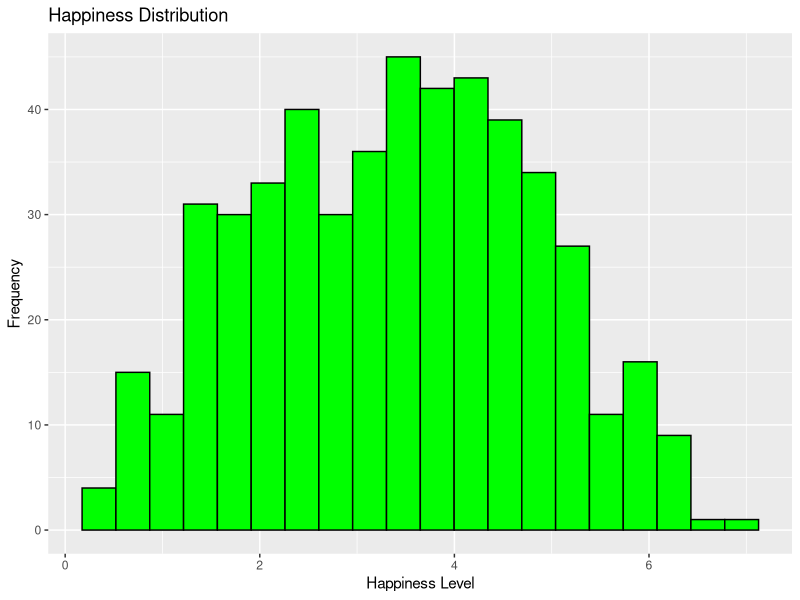
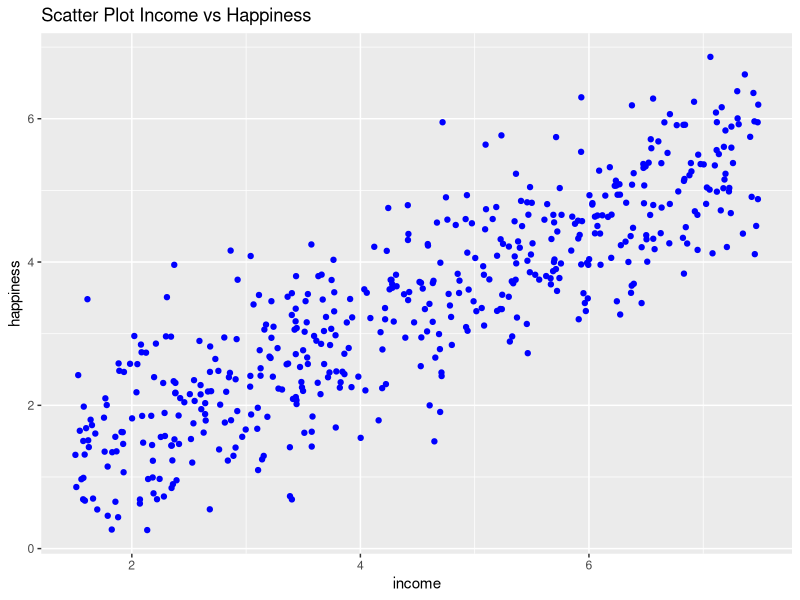
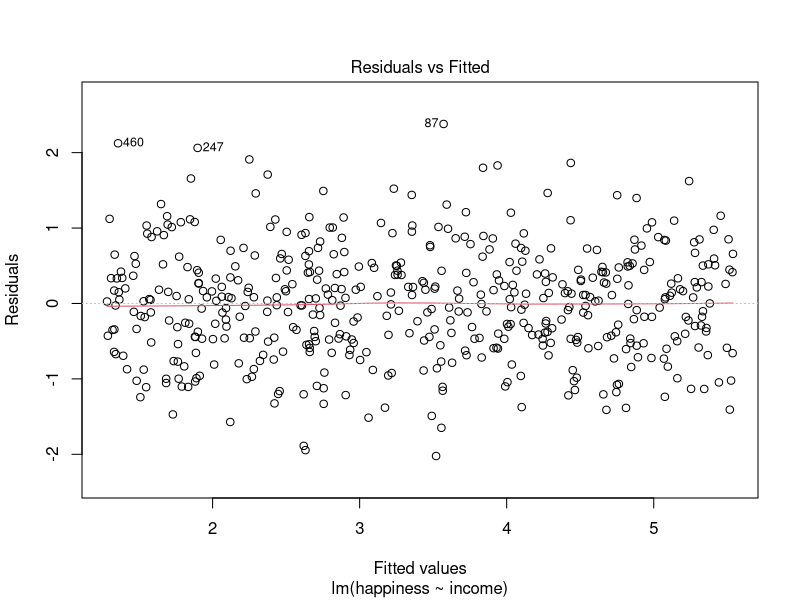
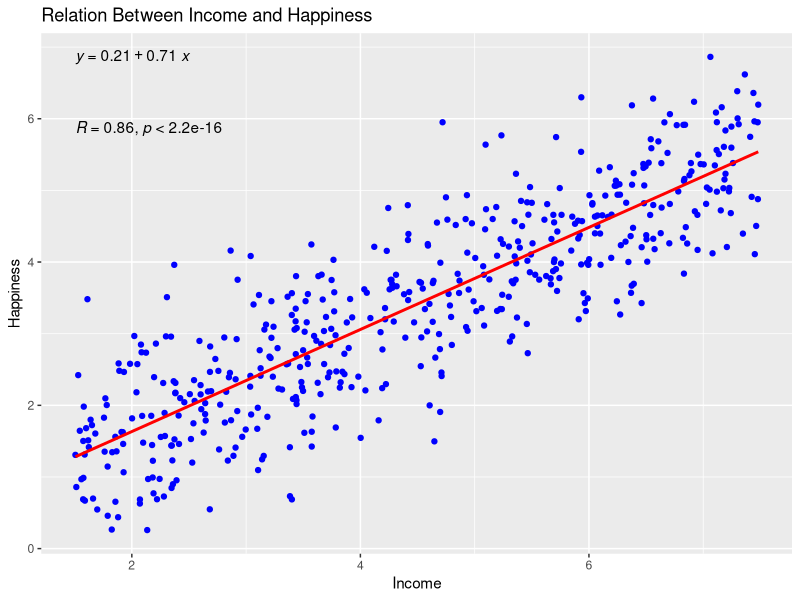

The R script that drew these images, in order:
library(ggplot2)
library(dplyr)
library(broom)
library(ggpubr)
library(readxl)

data <- read_excel("income_vs_happiness_dataset.xlsx")

head(data)
summary(data)
str(data)

data <- data %>% 
  mutate(
    happiness = as.numeric(happiness),
    income = as.numeric(income)
  )


# check normality of dependent variable (Happiness)
ggplot(data, aes(x = happiness)) +
  geom_histogram(bins = 20, fill = "green", color = "black") +
  labs(title = "Happiness Distribution",
       x = "Happiness Level",
       y = "Frequency")

# check linear relation with scatter plot
ggplot(data, aes(x = income, y = happiness)) +
  geom_point(color = "blue") +
  labs(title = "Scatter Plot Income vs Happiness",
       x = "income",
       y = "happiness")

# simple linear regression
model <- lm(happiness ~ income, data = data)
summary(model)

# check homoskedasticity
plot(model, which = 1)   # Residuals vs Fitted Plot

# visualise linear regression with equations
ggplot(data, aes(x = income, y = happiness)) +
  geom_point(color = "blue") +
  geom_smooth(method = "lm", se = FALSE, color = "red") +
  stat_regline_equation(label.y = max(data$happiness)) + 
  stat_cor(label.y = max(data$happiness) - 1) +
  labs(title = "Relation Between Income and Happiness",
       x = "Income",
       y = "Happiness")


